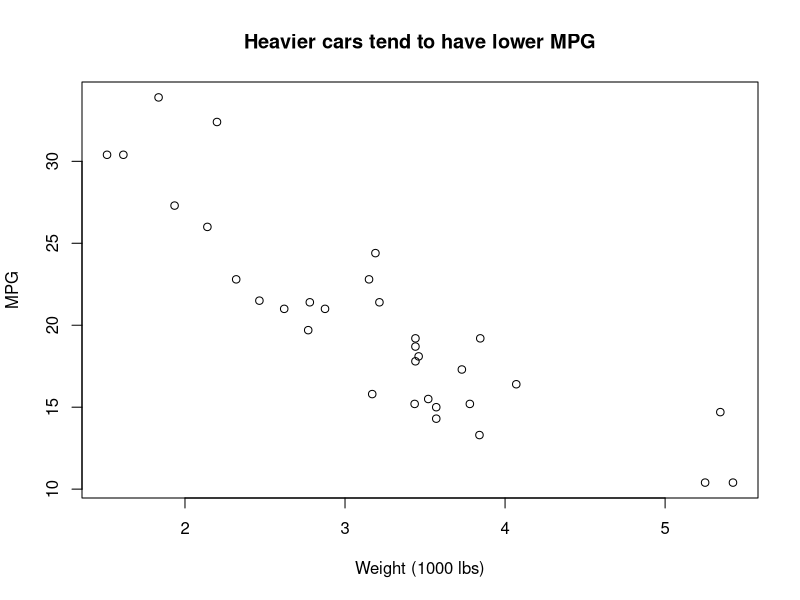
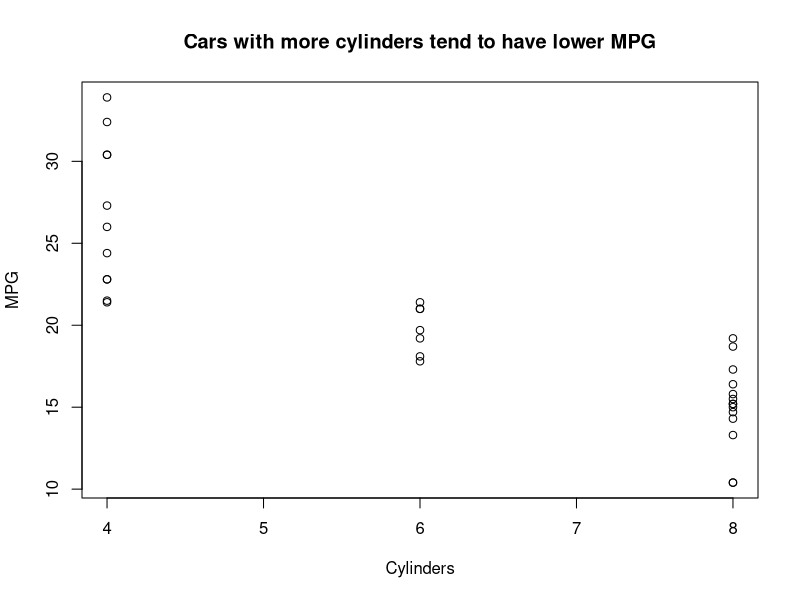
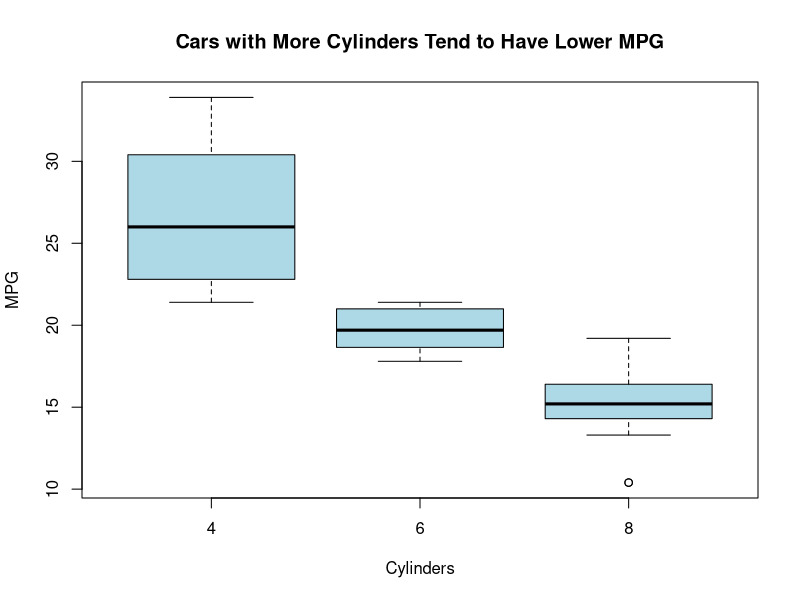
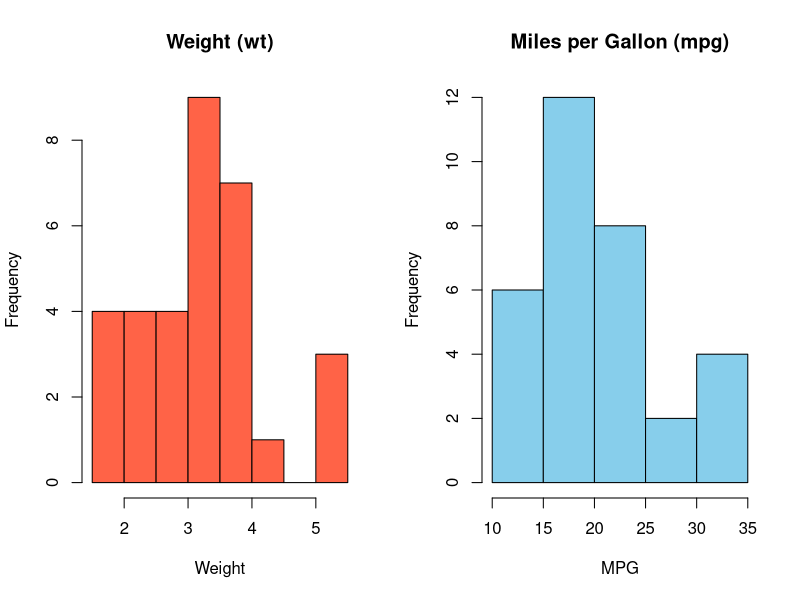

These figures' R source, in order:
## ---- chunk 1
0.1 + 0.1 + 0.1 - 0.3
0.3 - 0.1 - 0.1 - 0.1 # a variation

# run this if you want to avoid scientific notation
options(scipen = 999)
## ---- chunk 2
# install.packages("tidyverse")
library(tidyverse)
## ---- chunk 3
mtcars[mtcars$cyl == 6 & mtcars$mpg > 20, c("mpg", "hp")]
## ---- chunk 4
mtcars %>%
  filter(cyl == 6, mpg > 20) %>%
  select(mpg, hp)
## ---- chunk 5
data(mtcars) # reads in the data & adds it to your environment as a dataframe


mtcars <- mtcars %>% 
  rownames_to_column("model")



View(mtcars) # opens up the datafram for viewing
head(mtcars) # displays the top few lines of the dataframe
summary(mtcars) # displays a summary of all variables
?mtcars # will open up documentation in your Help tab. works for packages, functions, too!

tail(mtcars)
## ---- chunk 6
mean(mtcars$mpg) # the $ helps you select a specific column of interest
## ---- chunk 7
mean(mtcars$cyl)
## ---- chunk 8
median(mtcars$mpg)
## ---- chunk 9
# this is a scatterplot of mpg by wt
plot(mtcars$wt, mtcars$mpg,
     xlab = "Weight (1000 lbs)", ylab = "MPG",
     main = "Heavier cars tend to have lower MPG")
## ---- chunk 10
plot(mtcars$cyl, mtcars$mpg,
     xlab = "Cylinders", ylab = "MPG",
     main = "Cars with more cylinders tend to have lower MPG")
## ---- chunk 11
boxplot(mpg ~ cyl, data = mtcars,
        xlab = "Cylinders",
        ylab = "MPG",
        main = "Cars with More Cylinders Tend to Have Lower MPG",
        col = "lightblue")
## ---- chunk 12
par(mfrow = c(1,2))  # two plots side by side

hist(mtcars$wt, main = "Weight (wt)", col = "tomato", xlab = "Weight")
hist(mtcars$mpg, main = "Miles per Gallon (mpg)", col = "skyblue", xlab = "MPG")

